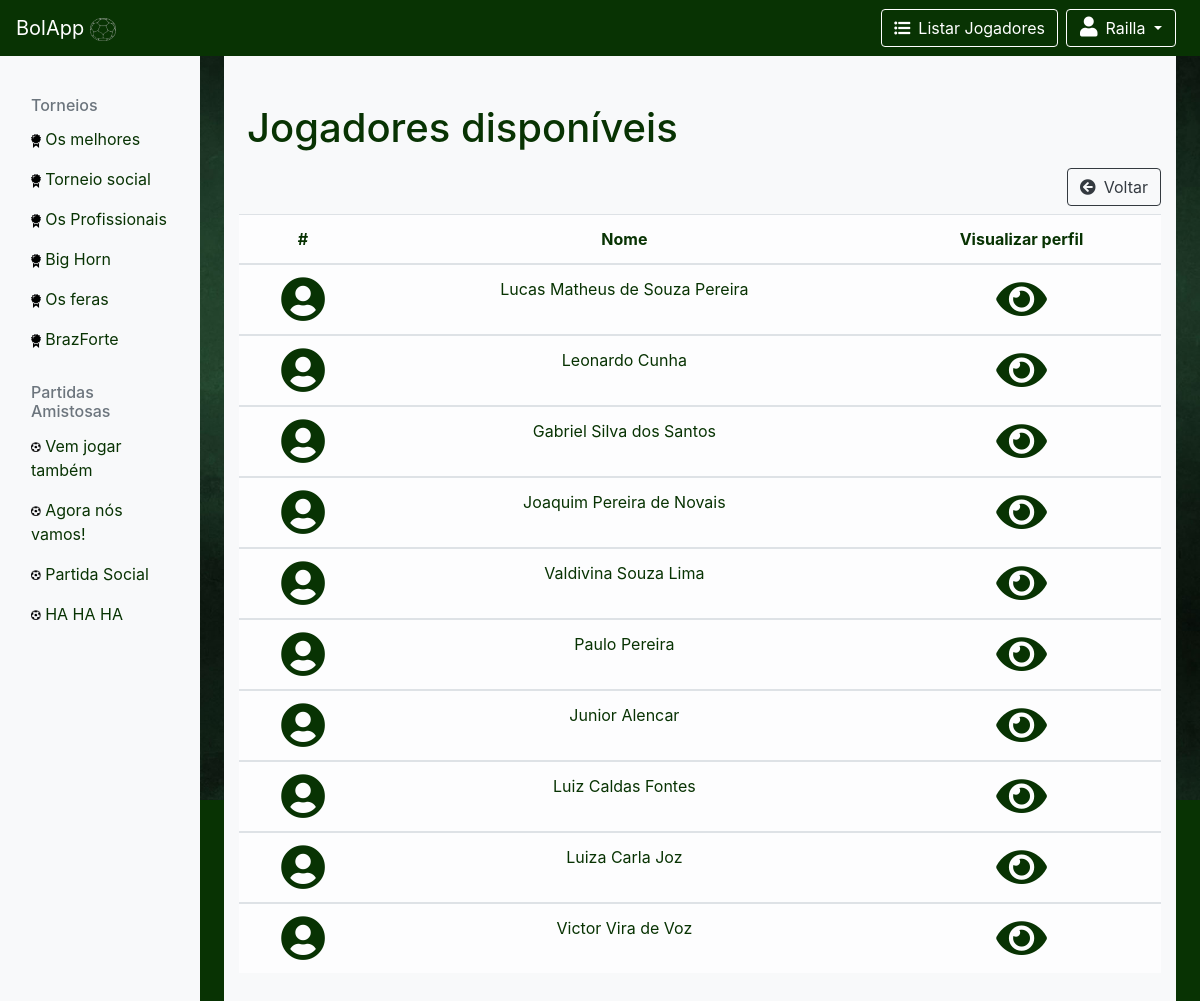
Page /pages.usuario/listarUsuario.php (signed in) on the committed database.
### tables this page shows
CREATE TABLE `jogador` (
  `cod`		 int ,
  `nome`	 varchar(40) ,
  `login`	 varchar(20) ,
  `senha`	 varchar(20) ,
  `endereco` varchar(100),
  `email` 	 varchar(50),
  `telefone` varchar(15)
);

### util/function.php (the view, shortened to what this page needs)
<?php
	function listarJogador($con, $cod) {
		$sql = "select nome, cod from jogador where cod != $cod" ;
		$r = mysqli_query($con, $sql); ?>
		<table class="table table-hover table-light">
			  <thead align="center">
				<tr>
				  <th scope="col">#</th>
				  <th scope="col">Nome</th>
				  <th scope="col">Visualizar perfil</th>
				</tr>
			  </thead>
		<?php
		while($array=mysqli_fetch_assoc($r)) { ?>
		<tbody align="center">
				<tr>
				  <th><i class="fa fa-user-circle" style="font-size: 45px;" aria-hidden="true"></i></th>
				  <td><?= $array['nome'] ?></td>
				  <td><a href="verUsuario.php?cod=<?=$array['cod']?>" ><i class="fa fa-eye" style="font-size: 45px;" aria-hidden="true"></i></td>
				</tr>
	<?php }?>
		</table>
	<?php
	}

### template.html/begin.php (shortened to what this page needs)
<!doctype html>
<html lang="en">
	<head>
		<link href="<?= LOCALPATH.'css/bootstrap.min.css'  ?>" rel="stylesheet">
		<link href="<?= LOCALPATH.'css/logo.css'?>" rel="stylesheet">
		<link rel="stylesheet" href="https://use.fontawesome.com/releases/v5.5.0/css/all.css">
</head>
<body >

### template.navbar/navbarLogin.php (shortened to what this page needs)
<nav class="navbar navbar-expand-md navbar-dark bg-success fixed-top pr-4">
  <a class="navbar-brand" href="<?=LOCALPATH.'pages.home/home.php'?>">BolApp <img alt="Brand" class="img-responsive" src="../image/icone.png"></a>
  <div class="collapse navbar-collapse" id="navbarsExampleDefault">
<div class="btn-group pr-2" role="group">
	<a href="<?= LOCALPATH."pages.usuario/listarUsuario.php"?>" class="btn float-right btn-outline-success my-sm-0" role="button" aria-pressed="true"><i class="fas fa-list-ul pr-2"></i>Listar Jogadores</a>
</div>
      <div class="btn-group pr-0" role="group" >
        <button id="btnGroupDrop1" type="button" class="btn btn-outline-success my-sm-0 dropdown-toggle" style="min-width:110px;" data-toggle="dropdown" >
         <i class="fa fa-user pr-2" style="font-size: 20px;" aria-hidden="true"></i><?=$_SESSION["usuario"]?>
        </button>
      </div>
    </nav>

### pages.usuario/listarUsuario.php (shortened to what this page needs)
<?php include_once(ROOT."template.html/begin.php");?>
<?php include_once(ROOT."template.navbar/navbarLogin.php");?>
<?php include_once(ROOT."util/function.php");?>
<?php include_once(ROOT."util/conexao.php");?>
    <div class="container-fluid">
      <div class="row" style="min-height:100vh;">
      <main role="main" class="col-md-9 ml-sm-auto col-lg-10 px-4">
       <div class="album py-5 bg-light" style="height:100%"> <br><br>
        <div class="container">
			<h1 class="p-2">Jogadores disponíveis</h1>
			<div class="btn-group float-right pb-2">
				<a href="home.php" class="btn float-right btn-outline-dark" role="button" aria-pressed="true"><i class="fa fa-arrow-circle-left pr-2" aria-hidden="true"></i>Voltar</a>
			</div>
			<?php listarJogador($connection,$_SESSION["cod"]);?>
      </div>
    </main>
  </div>
</div>
  <?php include_once(ROOT."template.html/end.php");?>

### template.html/end.php (shortened to what this page needs)
</body>
</html>

### css/logo.css (style rules this page uses)
nav a img { width: 7%; height: 0%; position: relative; top: 0; }

### template.html/begin.php (style rules this page uses)
body { background-image: url(image/bk_logado.jpg); background-size: cover; background-repeat: no-repeat; height:100vh; background-position: center; }

### rows in the picture
jogador: nome "Lucas Matheus de Souza Pereira"
jogador: nome "Leonardo Cunha"
jogador: nome "Gabriel Silva dos Santos"
jogador: nome "Joaquim Pereira de Novais"
jogador: nome "Valdivina Souza Lima"
jogador: nome "Paulo Pereira"
jogador: nome "Junior Alencar"
jogador: nome "Luiz Caldas Fontes"
jogador: nome "Luiza Carla Joz"
jogador: nome "Victor Vira de Voz"

### other values in the picture
$_SESSION["usuario"] "Railla"
